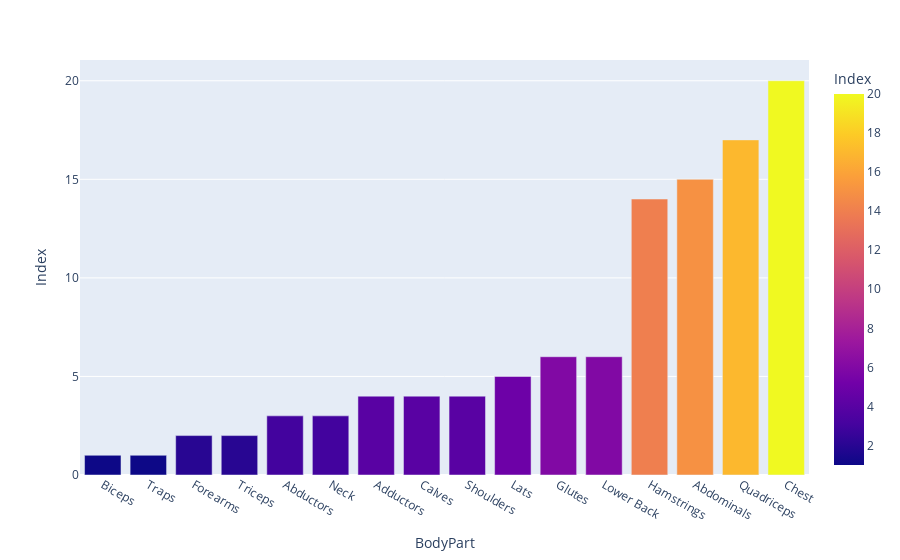

Notebook source saved alongside this figure:
### Code cell
beginner_bodyOnly = body_only.groupby(['BodyPart']).count()
beginner_bodyOnly= beginner_bodyOnly.sort_values(by='Index')
fig = px.bar(beginner_bodyOnly, x=beginner_bodyOnly.index, y='Index', color ='Index')
fig.show()

### Figure 1 — Plotly figure (JSON) as saved in the notebook; plotly's stock layout.template omitted (floating-point values rounded to 4 significant figures)
{"data": [{"alignmentgroup": "True", "hovertemplate": "BodyPart=%{x}<br>Index=%{marker.color}<extra></extra>", "legendgroup": "", "marker": {"color": [1, 1, 2, 2, 3, 3, 4, 4, 4, 5, 6, 6, 14, 15, 17, 20], "coloraxis": "coloraxis", "pattern": {"shape": ""}}, "name": "", "offsetgroup": "", "orientation": "v", "showlegend": false, "textposition": "auto", "type": "bar", "x": ["Biceps", "Traps", "Forearms", "Triceps", "Abductors", "Neck", "Adductors", "Calves", "Shoulders", "Lats", "Glutes", "Lower Back", "Hamstrings", "Abdominals", "Quadriceps", "Chest"], "xaxis": "x", "y": [1, 1, 2, 2, 3, 3, 4, 4, 4, 5, 6, 6, 14, 15, 17, 20], "yaxis": "y"}], "layout": {"autosize": true, "barmode": "relative", "coloraxis": {"colorbar": {"title": {"text": "Index"}}, "colorscale": [[0, "#0d0887"], [0.1111, "#46039f"], [0.2222, "#7201a8"], [0.3333, "#9c179e"], [0.4444, "#bd3786"], [0.5556, "#d8576b"], [0.6667, "#ed7953"], [0.7778, "#fb9f3a"], [0.8889, "#fdca26"], [1, "#f0f921"]]}, "legend": {"tracegroupgap": 0}, "margin": {"t": 60}, "xaxis": {"anchor": "y", "autorange": true, "domain": [0, 1], "range": [-0.5, 15.5], "title": {"text": "BodyPart"}, "type": "category"}, "yaxis": {"anchor": "x", "autorange": true, "domain": [0, 1], "range": [0, 21.05], "title": {"text": "Index"}, "type": "linear"}}}
